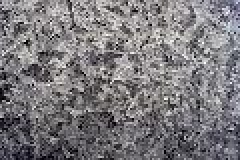
#> input picture Systemy multimedialne/lab04/0010.jpg, 120 x 80 px, given in place of 0012.jpg, which was not available (shown 2 times larger)
$ python kwantyzacja_dithering.py
#> lines starting #> are read from the running program, lines starting #| are printed output that depends on the picture; pictures that were not available may be replaced by others from this repository, and a replacement may not be noted
from matplotlib.pyplot import axis
import matplotlib.pyplot as plt
import numpy as np
import random
import cv2

def colorFit(colors, palette):
    return palette[np.argmin(np.linalg.norm(palette-colors,axis=1))]

def checkImage(sourceIm):
    if(sourceIm.dtype==np.uint8):
        image= sourceIm.copy()/255
    else:
        image = sourceIm.copy()
    return image


def quantize(sourceIm, palette):
    image = checkImage(sourceIm)

    height, width = image.shape[:2]

    for y in range(width):
        for x in range(height):
            image[x,y] = colorFit(image[x,y], palette)
    return image


def randomDithering(sourceIm):
    sourceIm = checkImage(sourceIm)
    image = sourceIm.copy()
    layer=1
    if len(image.shape) < 3:
        height, width = image.shape[:2]
    else:
        height, width, layer = image.shape[:3]

    for y in range(width-1):
        for x in range(height-1):
            if(random.random()<image[x,y]):
                image[x,y]=1
            else:
                image[x,y]=0

    return image

def organizedDithering(sourceIm, palette):
    sourceIm = checkImage(sourceIm)

    image= sourceIm.copy()
    height, width = image.shape[:2]


    M = np.array([
        [0, 8, 2, 10],
        [12, 4, 14, 6],
        [3, 11, 1, 9],
        [15, 7, 13, 5]
        ])

    n = M.shape[0]
    mPre = (M+1)/n**2-0.5

    for y in range(width):
        for x in range(height):
            image[x,y]=colorFit(image[x,y] + mPre[y%n,x%n], palette)

    return image

def floydDithering(sourceIm, palette):
    sourceIm = checkImage(sourceIm)

    image= sourceIm.copy()
    width, height = image.shape[:2]

    for x in range(width-1):
        for y in range(height-1):
            oldpixel = image[x,y].copy()
            newpixel = colorFit(oldpixel, palette)
            image[x,y] = newpixel
            quant_error = oldpixel - newpixel
            image[x + 1,y    ] = np.clip(image[x + 1,y    ] + quant_error * 7 / 16,0,1)
            image[x - 1,y + 1] = np.clip(image[x - 1,y + 1] + quant_error * 3 / 16,0,1)
            image[x    ,y + 1] = np.clip(image[x    ,y + 1] + quant_error * 5 / 16,0,1)
            image[x + 1,y + 1] = np.clip(image[x + 1,y + 1] + quant_error * 1 / 16,0,1)

    return image


def TestImage(sourceIm,palette):
    image = sourceIm.copy()

    layer=0
    if len(image.shape) < 3:
        height, width = image.shape[:2]
    else:
        height, width, layer = image.shape[:3]

    cm=None
    if (layer < 3):
        cm="gray"

    #original
    plt.title('Original image')
    plt.imshow(image,cmap=cm)
    plt.show()

    plt.title('Quantize')
    q = quantize(image,palette)
    plt.imshow(q,cmap=cm)
    plt.show()

    if(layer < 3 and len(palette)==2):
        plt.title('Random Dithering')
        rd = randomDithering(image)
        plt.imshow(rd,cmap=cm)
        plt.show()

    plt.title('Organized Dithering')
    od = organizedDithering(image,palette)
    plt.imshow(od,cmap=cm)
    plt.show()

    plt.title('Floyd-Steinberg Dithering')
    fd = floydDithering(image,palette)
    plt.imshow(fd,cmap=cm)
    plt.show()


RGB8Bit = np.array([
    [0., 0., 0.],
    [0., 0., 1.],
    [0. ,1. ,0.],
    [0. ,1. ,1.],
    [1. ,0. ,0.],
    [1. ,0. ,1.],
    [1. ,1. ,0.],
    [1. ,1. ,1.]
    ])

RGB16Bit = np.array([
    [0, 0, 0],
    [0, 1, 1],
    [0, 0, 1],
    [1, 0, 1],
    [0, 0.5, 0],
    [0.5, 0.5, 0.5],
    [0, 1, 0],
    [0.5, 0, 0],
    [0, 0, 0.5],
    [0.5, 0.5, 0],
    [0.5, 0, 0.5],
    [1, 0, 0],
    [0.75, 0.75, 0.75],
    [0, 0.5, 0.5],
    [1, 1, 1],
    [1, 1, 0]
    ])

grey1Bit = np.linspace(0, 1, 2).reshape((2, 1))
grey2Bit = np.linspace(0, 1, 4).reshape((4, 1))
grey4Bit = np.linspace(0, 1, 8).reshape((8, 1))

images = [
    '0001.jpg','0002.jpg','0003.jpg','0004.png',
    '0005.tif','0006.tif','0007.tif','0008.png',
    '0009.png','0010.jpg','0011.jpg','0012.jpg',
    '0012.jpg','0013.jpg','0014.jpg','0015.jpg',
    '0016.jpg'
]

#greyImages = [images[6], images[7]]
greyImages=[images[6]]
# [13 lines of commented-out code are left out]

own = np.array([
    [137,139,142],#zol
    [58,64,70], #z
    [196,191,178],
    [89,94,102],
    [180,188,185],
    [172,172,174],
    [205,196,182],
    [33,35,36]
    ])


TestImage(plt.imread(images[11]),RGB8Bit)
#> in TestImage, image is the input picture: shape (80, 120, 3); mean R, G, B 123.8, 121.3, 124.6
#> after the loop in quantize, `for y in range(width):`:
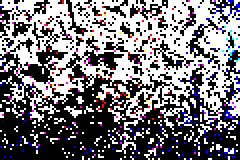
#> image: shape (80, 120, 3) float64 (shown 2 times larger); mean R, G, B 0.474, 0.458, 0.484
#> after the loop in organizedDithering, `for y in range(width):`:
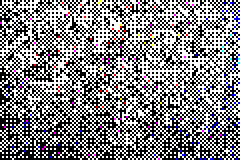
#> image: shape (80, 120, 3) float64 (shown 2 times larger); mean R, G, B 0.512, 0.503, 0.517
#> after the loop in floydDithering, `for x in range(width-1):`:
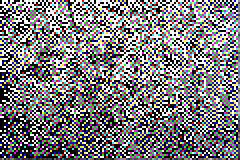
#> image: shape (80, 120, 3) float64 (shown 2 times larger); mean R, G, B 0.486, 0.477, 0.49


# [17 lines of commented-out code are left out]

$ run again, on Systemy multimedialne/lab04/0011.jpg
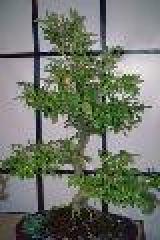
#> input picture Systemy multimedialne/lab04/0011.jpg, 80 x 120 px, given in place of 0012.jpg, which was not available (shown 2 times larger)
#> in TestImage, image is the input picture: shape (120, 80, 3); mean R, G, B 111.6, 117.6, 105.7
#> after the loop in organizedDithering, `for y in range(width):`:
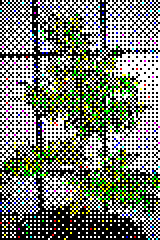
#> image: shape (120, 80, 3) float64 (shown 2 times larger); mean R, G, B 0.471, 0.495, 0.448
#> after the loop in floydDithering, `for x in range(width-1):`:
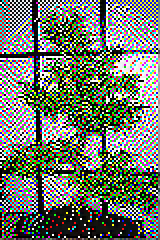
#> image: shape (120, 80, 3) float64 (shown 2 times larger); mean R, G, B 0.44, 0.462, 0.417
